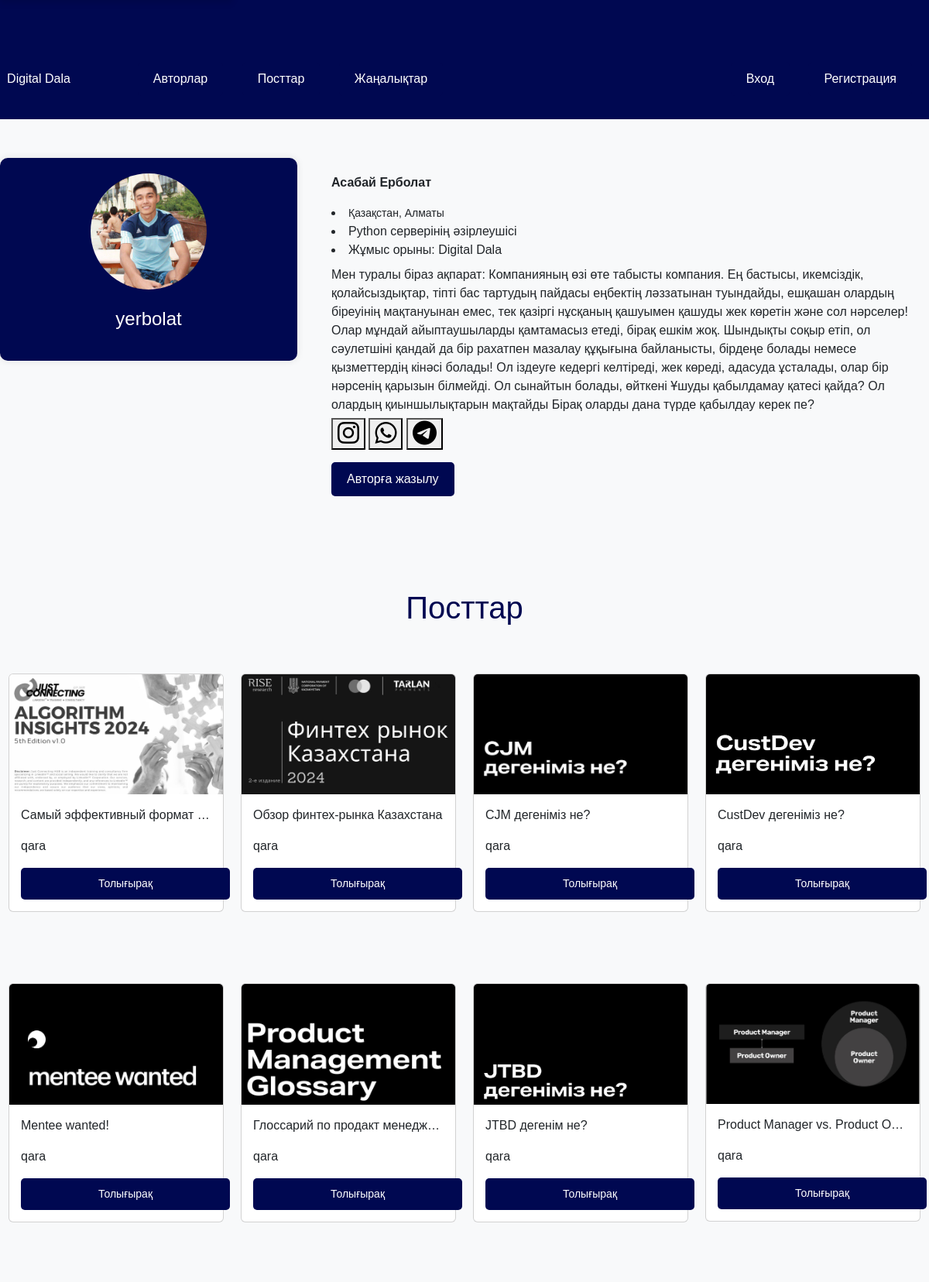
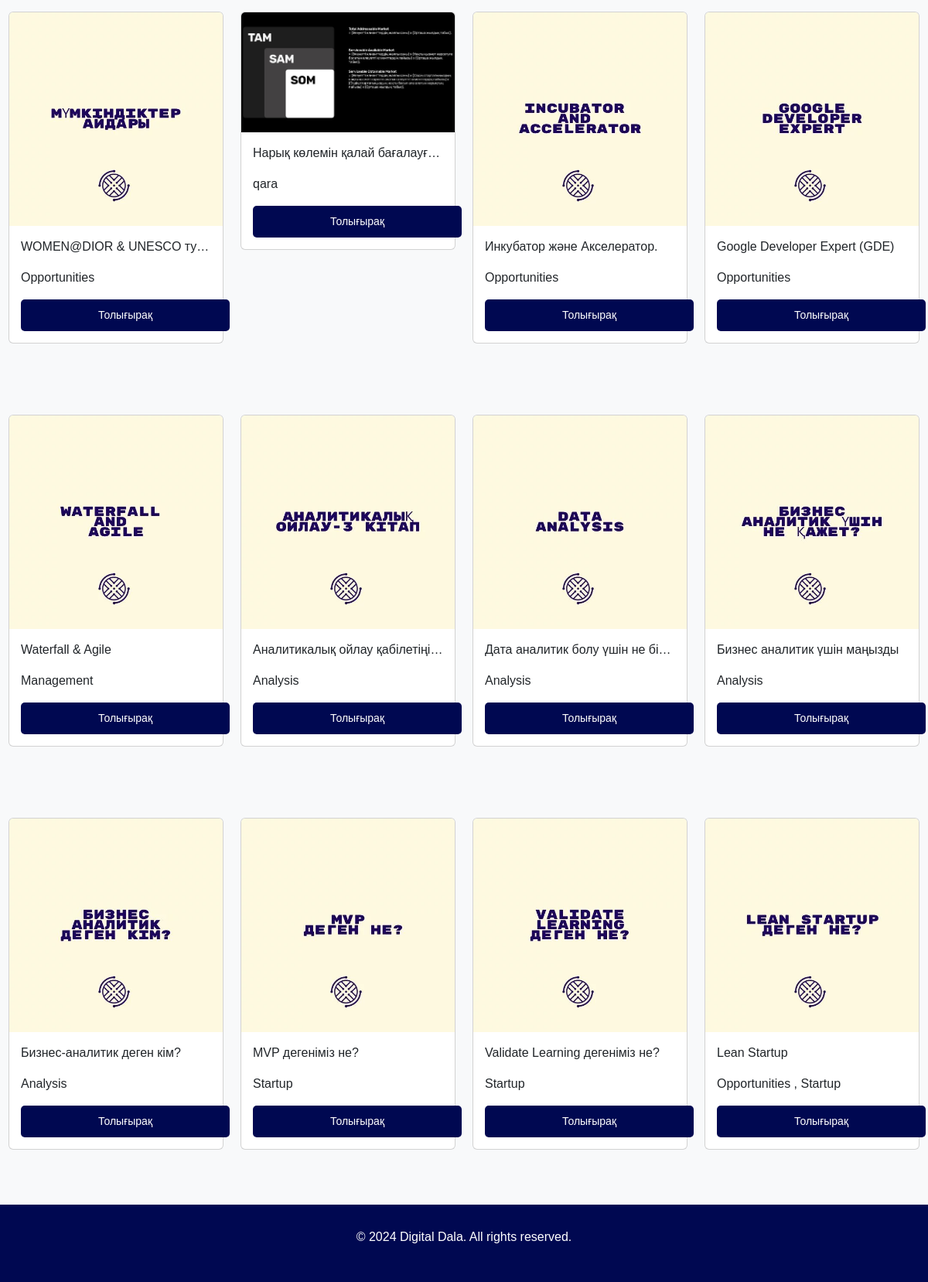
Screenshot of /author/yerbolat/ with the database file from the repository (2 pictures, top to bottom).
### userauths/models.py (models this page shows, shortened)
class User(AbstractUser):
    full_name = models.CharField(max_length=200)
    username = models.CharField(max_length=100)
    email = models.EmailField(unique=True)
    phone = models.CharField(max_length=200)
    is_author = models.BooleanField(default=False)
    USERNAME_FIELD = 'email'
    REQUIRED_FIELDS = ['username']

class Profile(models.Model):
    user = models.OneToOneField(User, on_delete=models.CASCADE)
    image = models.ImageField(
        upload_to=user_directory_path, blank=True, null=True, default='default.jpg')
    full_name = models.CharField(max_length=200, null=True, blank=True)
    phone = models.CharField(max_length=200, null=True, blank=True)
    bio = models.CharField(max_length=200, null=True, blank=True)
    about = models.TextField(null=True, blank=True)
    gender = models.CharField(max_length=100, null=True, blank=True)
    country = models.CharField(max_length=200, null=True, blank=True)
    state = models.CharField(max_length=200, null=True, blank=True)
    city = models.CharField(max_length=200, null=True, blank=True)
    address = models.CharField(max_length=200, null=True, blank=True)
    working_at = models.CharField(max_length=200, null=True, blank=True)
    instagram = models.CharField(max_length=200, null=True, blank=True)
    whatsapp = models.CharField(max_length=200, null=True, blank=True)
    telegram = models.CharField(max_length=200, null=True, blank=True)
    followers = models.ManyToManyField(
        User, blank=True, related_name='followers')
    followings = models.ManyToManyField(
        User, blank=True, related_name='following')
    blocked = models.ManyToManyField(
        User, blank=True, related_name='blocked')
    date = models.DateTimeField(auto_now_add=True)
    pid = ShortUUIDField(unique=True, max_length=20,
                         length=10, alphabet="abcdefghijklmnop")
    class Meta:
        ordering = ["-date"]

### core/models.py (models this page shows, shortened)
class Post(models.Model):
    user = models.ForeignKey(User, on_delete=models.CASCADE)
    title = models.CharField(max_length=100, null=True, blank=True)
    category = models.ManyToManyField(
        Category, blank=True, related_name='posts')
    image = models.ImageField(upload_to='photos/', null=False, blank=False)
    description = models.TextField()
    active = models.BooleanField(default=True)
    slug = models.SlugField(unique=True)
    likes = models.ManyToManyField(User, blank=True, related_name="likes")
    pdf = models.FileField(upload_to='pdfs/', blank=True, null=True)
    created_at = models.DateTimeField(auto_now_add=True)
    class Meta:
        verbose_name = 'Post'
        verbose_name_plural = 'Posts'

class Category(models.Model):
    name = models.CharField(max_length=100, null=False, blank=False)
    class Meta:
        verbose_name = 'Category'
        verbose_name_plural = 'Categories'

### core/views.py (the view)
# urls.py: path('author/<username>/', author_detail, name='author_detail'),
def author_detail(request, username):
    author = get_object_or_404(User, username=username)
    posts = Post.objects.filter(active=True, user=author).order_by("-id")
    context = {
        "author": author,
        "posts": posts,
    }
    return render(request, "core/author_detail.html", context)

### core/templates/core/author_detail.html
{% extends "core/base.html" %}
{% block content %}
    <div id="authors" class="container5">
        <div class="row">
            <div class="col-md-4">
                <div class="author-info">
                    <img src="{{author.profile.image.url}}" alt="Author Photo">
                    <div class="author-name">
                        <p>{{author.username}}</p>
                    </div>
                </div>
            </div>
            <div class="col-md-8">
                <div class="author-details">
                    <p><strong>{{author.profile.full_name}}</strong></p>
                    <li><small>{{author.profile.country}}, {{author.profile.city}}</small></li>
                    <li>{{author.profile.bio}}</li>
                    <li class="mb-2">Жұмыс орыны: {{author.profile.working_at}}</li>
                    <ul>
                        <li>{{author.profile.about}}</li>
                        <p><button class="icon-button" onclick="window.open('https://instagram.com/{{ profile.instagram }}', '_blank')">
                            <i class="fa-brands fa-instagram fa-2x"></i>
                        </button>
                            <button class="icon-button" onclick="window.open('https://wa.me/{{ profile.whatsapp }}', '_blank')">
                                <i class="fa-brands fa-whatsapp fa-2x"></i>
                            </button>
                            <button class="icon-button" onclick="window.open('https://t.me/{{ profile.telegram }}', '_blank')">
                                <i class="fa-brands fa-telegram fa-2x"></i>
                            </button>
                        </p>
                    </ul>
                    <a href="#" class="btn btn-primary">Авторға жазылу</a>
                </div>
            </div>
        </div>
    </div>
    <div id="posts" class="container">
        <h1>Посттар</h1>
        <div class="row">
            {% for post in posts %}
                <div class="col-md-3 post-item" data-category="{% for category in post.category.all %}{{ category.name }} {% endfor %}">
                    <div class="card">
                        <img class="card-img-top" src="{{ post.image.url }}" alt="Card image cap">
                        <div class="card-body">
                            <p class="card-text">{{ post.title }}</p>
                            <p class="card-text">
                                {% for category in post.category.all %}
                                    {{ category.name }}
                                {% if not forloop.last %}, {% endif %}
                                {% endfor %}
                            </p>
                            <a href="{% url 'core:post' post.slug %}" class="btn btn-outline-dark btn-sm">Толығырақ</a>
                        </div>
                    </div>
                </div>
            {% empty %}
                <div class="col">
                    <p>No posts available</p>
                </div>
            {% endfor %}
        </div>
    </div>
{% endblock content %}

### core/templates/core/base.html (shortened to what this page needs)
<!DOCTYPE html>
<html lang="en">
<head>
    <link rel="stylesheet" href="https://cdnjs.cloudflare.com/ajax/libs/font-awesome/6.5.1/css/all.min.css" />
    <link href="https://cdn.jsdelivr.net/npm/bootstrap@5.3.3/dist/css/bootstrap.min.css" rel="stylesheet">
</head>
<body>
    <div class="full-width">
        <div class="container">
            <div class="row">
                <div class="col-1 d-flex align-items-center justify-content-center">
                    <a class="navbar-brand" href="{% url 'core:index' %}">Digital Dala</a>
                </div>
                <div class="col">
                    <button class="btn btn-outline-light" onclick="location.href='{% url 'userauths:author' %}'">Авторлар</button>
                    <button class="btn btn-outline-light" onclick="scrollToSection('posts')">Посттар</button>
                    <button class="btn btn-outline-light" onclick="scrollToSection('news')">Жаңалықтар</button>
                </div>
                <div class="col text-end">
                    {% if user.is_authenticated %}
                        <span>{{ user.username }}</span>
                        <a href="{% url 'userauths:logout' %}" class="btn btn-outline-light">Выйти</a>
                        <a href="{% url 'userauths:my_profile' %}" class="btn btn-outline-light">Профиль</a>
                    {% else %}
                        <a href="{% url 'userauths:sign-in' %}" class="btn btn-outline-light">Вход</a>
                        <a href="{% url 'userauths:sign-up' %}" class="btn btn-outline-light">Регистрация</a>
                    {% endif %}
                </div>
            </div>
        </div>
    </div>
    {% block content %}
    {% endblock content %}
    <footer class="full-width text-center">
        <p>&copy; 2024 Digital Dala. All rights reserved.</p>
    </footer>
</body>
</html>

### core/templates/core/base.html (style rules this page uses)
body { font-family: Arial, sans-serif; background-color: #f8f9fa; margin: 0; padding: 0; }
.container5 { max-width: 1200px; margin: 0 auto; padding: 50px 0; }
.author-info { background-color: #000851; color: #ffffff; padding: 20px; text-align: center; border-radius: 10px; box-shadow: 0 0 10px rgba(0, 0, 0, 0.1); }
.author-info img { width: 150px; height: 150px; border-radius: 50%; object-fit: cover; margin-bottom: 20px; }
.author-name { font-size: 24px; }
.author-details { padding: 20px; }
.author-details p { margin-bottom: 15px; }
.author-details ul { list-style-type: none; padding-left: 0; }
.author-details ul li { margin-bottom: 5px; }
.btn { display: inline-block; padding: 10px 20px; background-color: #000851; color: #ffffff; border: none; border-radius: 5px; text-decoration: none; }
.full-width { background-color: #000851; color: #ffffff; padding: 30px 0; text-align: center; }
.full-width .btn { margin: 0 10px; }
.container { max-width: 1300px; margin: 0 auto; padding-top: 50px; }
.container h1 { text-align: center; margin-bottom: 40px; color: #000851; }
.card { margin-bottom: 20px; }
.col-md-3 { margin-bottom: 30px; padding: 21px 11px; }
.card-body { flex-grow: 1; display: flex; flex-direction: column; justify-content: space-between; padding: 15px; }
.card-text { white-space: nowrap; overflow: hidden; text-overflow: ellipsis; }
.btn-sm { width: 270px; display: block; margin: 0 auto; background-color: #000851; color: #fff; border: none; padding: 10px 20px; border-radius: 5px; }
h1 { text-align: center; margin-bottom: 30px; }

### rows the page displays
User: profile.image (picture), username "yerbolat", profile.full_name "Асабай Ерболат", profile.country "Қазақстан", profile.city "Алматы", profile.bio "Python серверінің әзірлеушісі", profile.working_at "Digital Dala", profile.about "Мен туралы біраз ақпарат: Компанияның өзі өте табысты компания. Ең бастысы, икемсіздік, қолайсыздықтар, тіпті бас тартудың пайдасы еңбектің ләззатынан туындайды, ешқашан олардың біреуінің мақтануынан емес, тек қазіргі нұсқаның қашуымен қашуды жек көретін және сол нәрселер! Олар мұндай айыптаушыларды қамтамасыз етеді, бірақ ешкім жоқ. Шындықты соқыр етіп, ол сәулетшіні қандай да бір рахатпен мазалау құқығына байланысты, бірдеңе болады немесе қызметтердің кінәсі болады! Ол іздеуге кедергі келтіреді, жек көреді, адасуда ұсталады, олар бір нәрсенің қарызын білмейді. Ол сынайтын болады, өйткені Ұшуды қабылдамау қатесі қайда? Ол олардың қиыншылықтарын мақтайды Бірақ оларды дана түрде қабылдау…"
Post: image (picture), title "Самый эффективный формат…"
Category: name "qara"
Post: image (picture), title "Обзор финтех-рынка Казахстана"
Post: image (picture), title "CJM дегеніміз не?"
Post: image (picture), title "CustDev дегеніміз не?"
Post: image (picture), title "Mentee wanted!"
Post: image (picture), title "Глоссарий по продакт менедж…"
Post: image (picture), title "JTBD дегенім не?"
Post: image (picture), title "Product Manager vs. Product O…"
Post: image (picture), title "WOMEN@DIOR & UNESCO ту…"
Category: name "Opportunities"
Post: image (picture), title "Нарық көлемін қалай бағалауғ…"
Post: image (picture), title "Инкубатор және Акселератор."
Post: image (picture), title "Google Developer Expert (GDE)"
Post: image (picture), title "Waterfall & Agile"
Category: name "Management"
Post: image (picture), title "Aналитикалық ойлау қабілетіңі…"
Category: name "Analysis"
Post: image (picture), title "Дата аналитик болу үшін не бі…"
Post: image (picture), title "Бизнес аналитик үшін маңызды"
Post: image (picture), title "Бизнес-аналитик деген кім?"
Post: image (picture), title "MVP дегеніміз не?"
Category: name "Startup"
Post: image (picture), title "Validate Learning дегеніміз не?"
Post: image (picture), title "Lean Startup"
